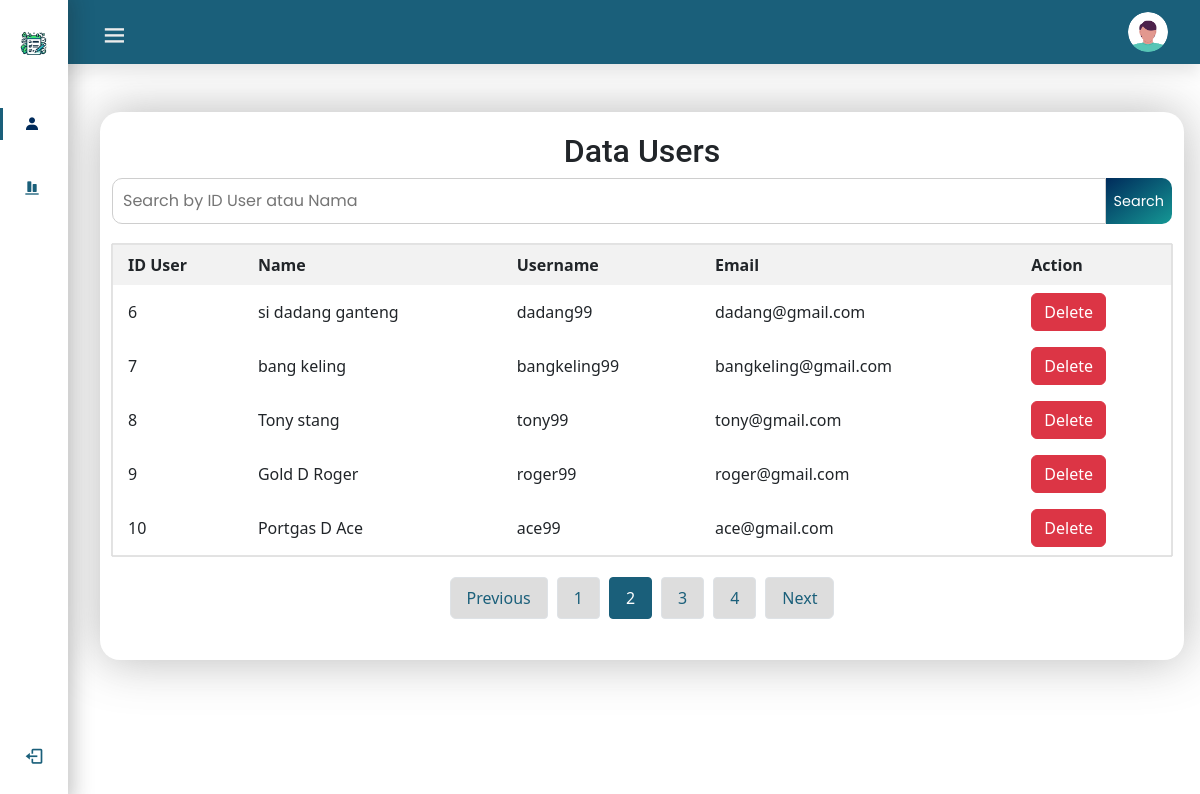
/admin/index-admin.php?page=2 (signed in), run on the app's committed database.
### tables this page shows
CREATE TABLE `users` (
  `id_user` int(11) NOT NULL,
  `name` varchar(70) NOT NULL,
  `username` varchar(50) NOT NULL,
  `email` varchar(50) NOT NULL,
  `password` varchar(255) NOT NULL
);

### admin/index-admin.php (the view, shortened to what this page needs)
<!DOCTYPE html>
<html lang="en">
<head>
    <link rel="stylesheet" href="https://cdn.jsdelivr.net/npm/bootstrap@5.0.0-beta1/dist/css/bootstrap.min.css">
    <link rel="stylesheet" href="https://cdn.jsdelivr.net/npm/bootstrap@5.0.0-beta1/dist/js/bootstrap.bundle.min.js">
    <link rel="stylesheet" href="https://cdnjs.cloudflare.com/ajax/libs/jquery/3.2.1/jquery.min.js">
    <link rel="stylesheet" href="https://cdn.jsdelivr.net/npm/boxicons@latest/css/boxicons.min.css">
    <link rel="stylesheet" href="https://cdnjs.cloudflare.com/ajax/libs/font-awesome/6.4.2/css/all.min.css">
    <link rel="stylesheet" href="../css/style-index-admin.css">
    <link href="https://cdn.jsdelivr.net/npm/bootstrap@5.3.2/dist/css/bootstrap.min.css" rel="stylesheet">
</head>
<body id="body-pd">
    <header class="header" id="header">
        <div class="header_toggle">
            <i class='bx bx-menu' id="header-toggle"></i>
        </div>
        <div class="header_img" id="profile-menu">
            <img src="../img/profile-picture.png" alt="">
        </div>
    </header>
    <div class="l-navbar" id="nav-bar">
        <nav class="nav">
            <div>
                <a href="#" class="nav_logo"><img src="../img/logo.png" alt=""></i> <span class="nav_logo-name">ADMIN ONLY!</span> </a>
                <div class="nav_list">
                    <a href="#" class="nav_link active"> <i class='bx bxs-user'></i><span class="nav_name">Data User</span> </a>
                    <a href="index-admin-log-user.php" class="nav_link"> <i class='bx bxs-objects-vertical-bottom'></i><span class="nav_name">Logs user</span> </a>
                </div>
            </div>
            <a href="../proses/logout-admin.php" class="nav_link"> <i class='bx bx-log-out nav_icon'></i> <span class="nav_name">SignOut</span> </a>
        </nav>
    </div>
    <div class="main-page">
        <div class="container">
            <h2>Data Users</h2>
            <form action="" method="post">
                <div class="search-bar">
                    <input type="text" class="search-input" placeholder="Search by ID User atau Nama" name="searchTerm">
                    <button class="search-btn" type="submit">Search</button>
                </div>
            </form>
            <table class="custom-table" style="box-shadow: 0px 0px 0.8px 0px #000000;">
                <thead>
                    <tr>
                        <th>ID User</th>
                        <th>Name</th>
                        <th>Username</th>
                        <th>Email</th>
                        <th>Action</th>
                    </tr>
                </thead>
                <tbody>
                    <?php
                    include "../proses/koneksi.php";
                    $limit = 5;
                    $page = isset($_GET['page']) ? $_GET['page'] : 1;
                    $start = ($page - 1) * $limit;
                    $whereClause = '';
                    $query = "SELECT id_user, name, username, email FROM users
                                $whereClause
                                LIMIT $start, $limit";
                    $result = $koneksi->query($query);
                    if ($result->num_rows > 0) {
                        while ($row = $result->fetch_assoc()) {
                            echo "<tr class='text-center'>";
                            echo "<td>" . $row["id_user"] . "</td>";
                            echo "<td>" . $row["name"] . "</td>";
                            echo "<td>" . $row["username"] . "</td>";
                            echo "<td>" . $row["email"] . "</td>";
                            echo '<td>
                <a href="#" class="btn btn-danger" data-bs-toggle="modal" data-bs-target="#deleteModal' . $row["id_user"] . '">Delete</a>
            </td>';
                            echo "</tr>";
                        }
                    } else {
                        echo "<tr><td colspan='7'>Data not found.</td></tr>";
                    }
                    ?>
                </tbody>
            </table>
            <?php
            include "../proses/koneksi.php";
            $queryTotal = "SELECT COUNT(id_user) as total FROM users";
            $resultTotal = $koneksi->query($queryTotal);
            $dataTotal = $resultTotal->fetch_assoc();
            $totalPages = ceil($dataTotal['total'] / $limit);
            $current_page = isset($_GET['page']) ? $_GET['page'] : 1;
            echo '<ul class="pagination justify-content-center">';
            if ($current_page > 1) {
                echo '<li class="page-item"><a class="page-link" href="?page=' . ($current_page - 1) . '">Previous</a></li>';
            }
            for ($i = 1; $i <= $totalPages; $i++) {
                echo '<li class="page-item ' . ($current_page == $i ? 'active' : '') . '"><a class="page-link" href="?page=' . $i . '">' . $i . '</a></li>';
            }
            if ($current_page < $totalPages) {
                echo '<li class="page-item"><a class="page-link" href="?page=' . ($current_page + 1) . '">Next</a></li>';
            }
            echo '</ul>';
            ?>
        </div>
    </div>
</body>
</html>

### css/style-index-admin.css (style rules this page uses)
:root { --header-height: 3rem; --nav-width: 68px; --first-color: #57C5B6; --first-color-light: #ececec; --second-color: #159895; --third-color: #1A5F7A; --fourth-color: #002B5B; --white-color: #F7F6FB; --white: #ffff; --body-font: 'Nunito', sans-serif; --normal-font-size: 1rem; --z-fixed: 100; --box-shadow: 0 .5rem 1rem rgba(0, 0, 0, .1); }
body { position: relative; margin: var(--header-height) 0 0 0; padding: 0 1rem; font-family: var(--body-font); font-size: var(--normal-font-size); transition: .5s }
a { text-decoration: none }
.header { width: 100%; height: var(--header-height); position: fixed; top: 0; left: 0; display: flex; align-items: center; justify-content: space-between; padding: 0 1rem; background-color: var(--third-color); z-index: var(--z-fixed); transition: .5s; box-shadow: var(--box-shadow); }
.header_toggle { color: var(--first-color-light); font-size: 1.8rem; cursor: pointer; padding-top: 10px; }
.header_img { width: 35px; height: 35px; display: flex; justify-content: center; border-radius: 50%; overflow: hidden; cursor: pointer; }
.header_img img { width: 40px }
.l-navbar { position: fixed; top: 0; left: -30%; width: var(--nav-width); height: 100vh; background-color: var(--white); padding: .5rem 1rem 0 0; transition: .5s; z-index: var(--z-fixed); box-shadow: 0px 0px 20px 4px rgba(27, 27, 27, 0.279); text-decoration: none; }
.nav { height: 100%; display: flex; flex-direction: column; justify-content: space-between; overflow: hidden }
.nav_link { display: grid; grid-template-columns: max-content max-content; align-items: center; column-gap: 1rem; padding: .5rem 0 .5rem 1.5rem; text-decoration: none; }
.nav_logo { margin-bottom: 2rem; display: grid; grid-template-columns: max-content max-content; align-items: center; column-gap: 1rem; padding: .5rem 0 .5rem 0.9rem; text-decoration: none; }
.nav_logo img { width: 40px; }
.nav_link { position: relative; color: var(--third-color); margin-bottom: 1.5rem; transition: .3s; }
.nav_icon { font-size: 1.25rem }
.active { color: var(--fourth-color); }
.active::before { content: ''; position: absolute; left: 0; width: 3px; height: 32px; background-color: var(--third-color); }
.main-page { margin-top: 7rem; }
.container { width: auto; background-color: #fff; padding: 20px; border-radius: 20px; box-shadow: 0px 0px 50px 0px rgba(84, 84, 84, 0.417); }
h2 { color: #333; font-family: 'roboto', sans-serif; text-align: center; font-weight: bold; }
.custom-table { width: 100%; border-collapse: collapse; margin-top: 20px; border: .1px solid #ddddddd0; }
.custom-table th, .custom-table td { padding: 8px; text-align: left; padding-left: 15px; }
.custom-table th { background-color: #f2f2f2; }
.search-bar { margin-bottom: 20px; justify-content: center; display: flex; }
.search-input { padding: 10px; width: 100%; border: 1px solid #cecece; border-top-left-radius: 10px; border-bottom-left-radius: 10px; font-family: 'poppins', sans-serif; transition: box-shadow 0.2s ease; }
.search-btn { padding: 8px; background-color: #4caf50; color: #fff; border: none; cursor: pointer; float: right; border-top-right-radius: 10px; border-bottom-right-radius: 10px; font-family: 'poppins',sans-serif; font-size: .9rem; background-image: linear-gradient(to bottom right, #002B5B ,#159895 ); }
.pagination { list-style-type: none; padding: 0; overflow: hidden; justify-content: center; display: flex; margin-top: 1rem; }
.pagination li { margin: 5px; }
.pagination a { display: block; padding: 8px 16px; text-decoration: none; color: #333; background-color: #ddd; border-radius: 4px; }
.pagination .page-item.active .page-link { background-color: var(--third-color); border-color: var(--third-color); }
.pagination .page-link { color: var(--third-color); }
@media screen and (min-width: 768px) { body { margin: calc(var(--header-height) + 1rem) 0 0 0; padding-left: calc(var(--nav-width) + 2rem) } }
@media screen and (min-width: 768px) { .header { height: calc(var(--header-height) + 1rem); padding: 0 2rem 0 calc(var(--nav-width) + 2rem) } }
@media screen and (min-width: 768px) { .header_img { width: 40px; height: 40px } }
@media screen and (min-width: 768px) { .header_img img { width: 45px } }
@media screen and (min-width: 768px) { .l-navbar { left: 0; padding: 1rem 1rem 0 0 } }

### data on the page
users: id_user "6", name "si dadang ganteng", username "dadang99", email "dadang@gmail.com"
users: id_user "7", name "bang keling", username "bangkeling99", email "bangkeling@gmail.com"
users: id_user "8", name "Tony stang", username "tony99", email "tony@gmail.com"
users: id_user "9", name "Gold D Roger", username "roger99", email "roger@gmail.com"
users: id_user "10", name "Portgas D Ace", username "ace99", email "ace@gmail.com"
